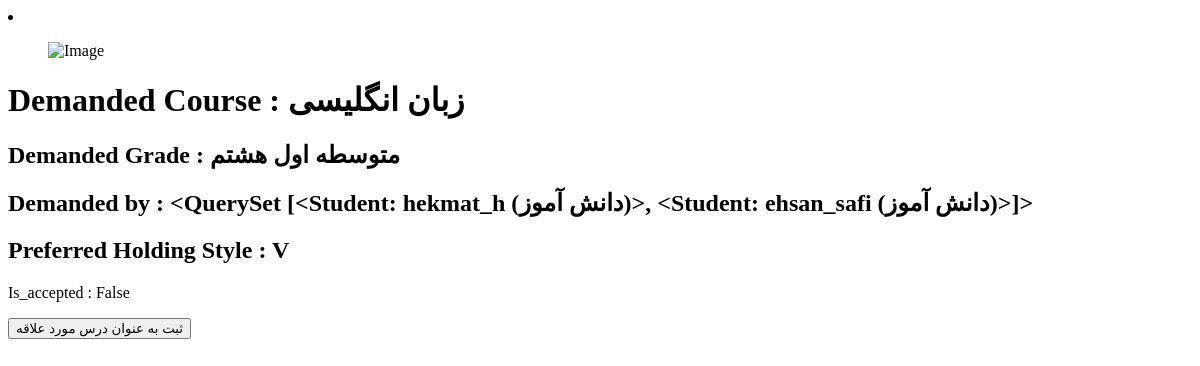
/4, run on an earlier commit of the app's database.
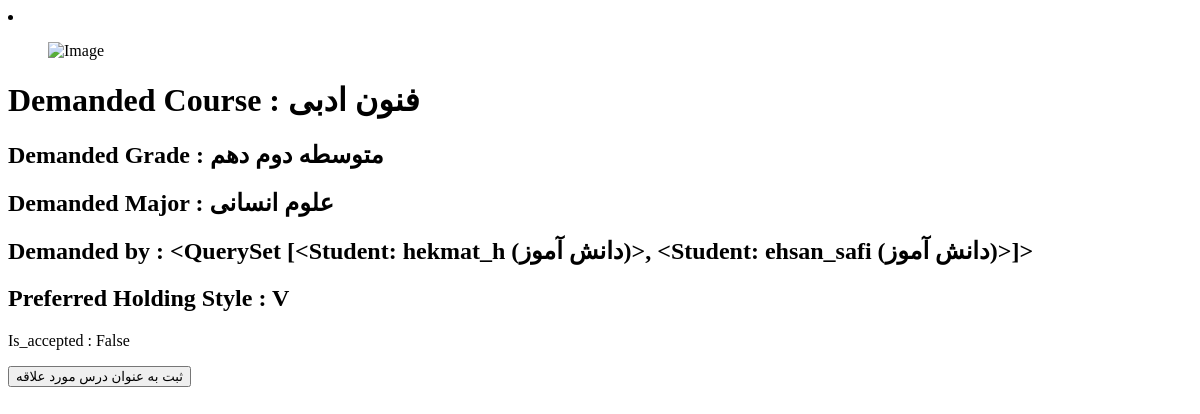
And on a later commit of the database.
### application/models.py (models this page shows, shortened)
class Application(models.Model):
    objects = None
    applicant = models.ManyToManyField(Student)
    demanded_course = models.ForeignKey(Course, on_delete=models.CASCADE, db_index=True, null=True, blank=True)
    preferred_style = models.CharField(choices=HOLDING_STYLE, max_length=50, null=True, blank=True)
    short_description = models.CharField(max_length=300, null=True, blank=True)
    is_accepted = models.BooleanField(blank=True, null=True, default=False)
    rating = models.IntegerField(validators=[MinValueValidator(1), MaxValueValidator(5)], default=1)
    registered_date = models.DateField(null=True, blank=True , auto_now_add=True)
    is_active = models.BooleanField(default=False)
    slug = models.SlugField(max_length=200, default="", null=False, db_index=True)

class Course(models.Model):
    course_name = models.ForeignKey(CourseName, on_delete=models.CASCADE, db_index=True)
    grade = models.ForeignKey(Grade, on_delete=models.CASCADE, blank=True, null=True)
    major = models.ForeignKey(Major, on_delete=models.CASCADE, blank=True, null=True)
    image=models.ImageField(upload_to='images/courses', null=True,blank=True)
    code=models.CharField(max_length=7, blank=True, null=True)
    book_download_link=models.CharField(max_length=300, blank=True, null=True)
    is_active = models.BooleanField(default=True)
    slug = models.SlugField(max_length=500, blank=True, null=True)
    class Meta:
        constraints = [
            models.UniqueConstraint(fields=['course_name', 'grade', 'major'],
                                    name='unique_course_name_edu_level_grade'),
        ]

class CourseName(models.Model):
    course_name = models.CharField(max_length=20, unique=True)
    def __str__(self):
        return f"{self.course_name}"

class Grade(models.Model):
    edu_level = models.ForeignKey(EducationalLevel, on_delete=models.CASCADE)
    grade_name = models.CharField(max_length=20, verbose_name="پایه تحصیلی")
    def __str__(self):
        return f"{self.edu_level} {self.grade_name}"
    class Meta:
        constraints = [
            models.UniqueConstraint(fields=['edu_level', 'grade_name'], name='unique_edu_level_grade')]

class EducationalLevel(models.Model):
    edu_level = models.CharField(max_length=20, unique=True, verbose_name="دوره آموزشی")
    def __str__(self):
        return self.edu_level

class Student(Profile):
    school = models.ForeignKey(School, on_delete=models.CASCADE, null=True, blank=True)
    edu_level = models.ForeignKey(EducationalLevel, on_delete=models.CASCADE, blank=True, null=True)
    grade = models.ForeignKey(Grade, on_delete=models.CASCADE, blank=True, null=True)
    major = models.ForeignKey(Major, on_delete=models.CASCADE, blank=True, null=True)
    gpa = models.DecimalField(max_digits=4, decimal_places=2, blank=True, null=True)
    free_time = models.ManyToManyField(AvailableTime)
    special_condition = models.CharField(max_length=10, blank=True, null=True)
    rating = models.IntegerField(validators=[MinValueValidator(1), MaxValueValidator(5)], default=1)
    slug = models.SlugField(default="", null=False, db_index=True)
    def __str__(self):
        return f"{self.user}"

class Major(models.Model):
    major = models.CharField(max_length=20, unique=True)
    def __str__(self):
        return f"{self.major}"

### account/models.py (models this page shows)
class User(AbstractUser):
    mobile = models.CharField(max_length=20, null=True, blank=True, verbose_name='mobile')
    user_type = models.ForeignKey(UserType, on_delete=models.CASCADE)
    email_active_code = models.CharField(max_length=100, null=True, blank=True, verbose_name='Email Activation code')
    mobile_verification_code = models.CharField(max_length=50, null=True, blank=True, default="")
    mobile_verified = models.BooleanField(default=False)
    def __str__(self):
        return f"{self.username} ({self.user_type})"

class UserType(models.Model):
    objects = None
    title = models.CharField(max_length=20)
    def __str__(self):
        return self.title

### application/views.py (the view)
# urls.py: path('<int:pk>', views.ApplicationDetailView.as_view(), name='application_detail'),
class ApplicationDetailView(DetailView):
    template_name ='application/application_detail.html'
    model= Application
    def get_context_data(self, **kwargs):
        context = super().get_context_data(**kwargs)
        loaded_application = self.object
        request = self.request
        favorite_application_id = request.session.get("application_favorites")
        context['is_favorite'] = favorite_application_id == str(loaded_application.id)
        return context

### application/templates/application/application_detail.html (shortened to what this page needs)
{% extends 'base.html' %}
 {% block content %}
            <div class="row">
                <div class="col-sm-9 padding-right">
            <li>
                {% if application.demanded_course.image %}
            <figure>
                <a href="{{ application.demanded_course.book_download_link }}">
                <img src="{{application.demanded_course.image.url}}" alt="Image" class="img-responsive"></a>
            </figure>
            {% else %}
            <figure>
                   <img src="static/images/volunteer.ong" alt="Image" class="img-responsive"></a>
            </figure>
                {% endif %}
                <h1>Demanded Course :  {{application.demanded_course.course_name}}</h1>
                <h2>Demanded Grade :  {{application.demanded_course.grade}}</h2>
                {% if application.demanded_course.major %}
                <h2>Demanded Major :  {{application.demanded_course.major}}</h2>
                {% endif %}
                <h2> Demanded by : {{application.applicant.all}} </h2>
                <h2> Preferred Holding Style : {{ application.preferred_style }}  </h2>
                <p>
                   Is_accepted :  {{application.is_accepted}}
                </p>
            </li>
            <span>
                <form action="{% url 'application_favorite' %}" method="post">
                    <button type="submit" class="btn btn-fefault cart">ثبت به عنوان درس مورد علاقه </button>
                </form>
            </span>
{% endblock %}

What changed in the data, as far as the page shows it:
changed Application "False": demanded_course.course_name "زبان انگلیسی" → "فنون ادبی"; demanded_course.grade "متوسطه اول هشتم" → "متوسطه دوم دهم"; demanded_course_id 11 → 15 (drawn); demanded_course.major (not shown) → "علوم انسانی"
Also different on the page:
text now shown: "Demanded Major :"
